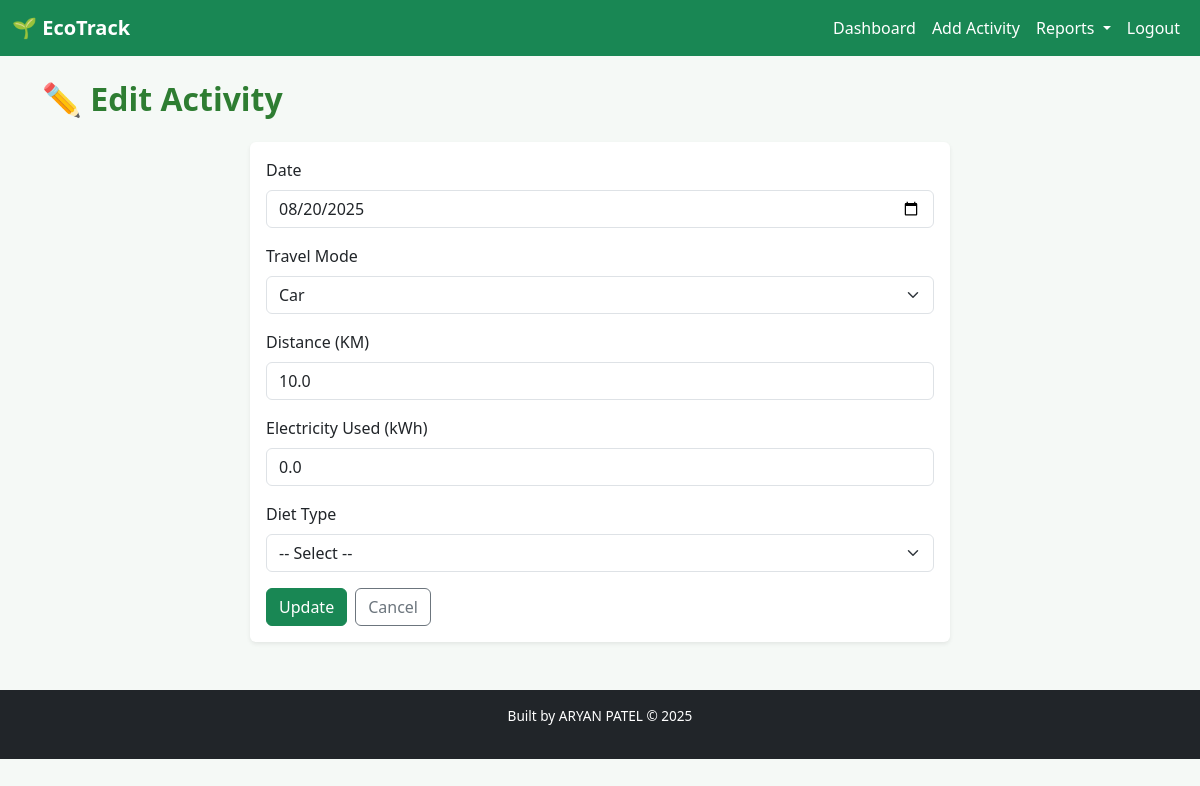
Page /activity/edit/11 (signed in) on the committed database.
### tables this page shows
CREATE TABLE activities (
            id INTEGER PRIMARY KEY AUTOINCREMENT,
            user_id INTEGER NOT NULL,
            date TEXT NOT NULL,
            travel_mode TEXT NOT NULL,
            travel_km REAL NOT NULL,
            electricity_kwh REAL NOT NULL,
            diet_type TEXT NOT NULL,
            co2_kg REAL NOT NULL,
            FOREIGN KEY(user_id) REFERENCES users(id)
        );

### app.py (the view, shortened to what this page needs)
@app.route("/activity/edit/<int:act_id>", methods=["GET","POST"])
def edit_activity(act_id):
    if not session.get("user_id"):
        return redirect(url_for("login"))
    con = get_db(); cur = con.cursor()
    cur.execute("SELECT * FROM activities WHERE id=? AND user_id=?", (act_id, session["user_id"]))
    row = cur.fetchone()
    if not row:
        con.close()
        flash("Activity not found or not authorized.", "warning")
        return redirect(url_for("dashboard"))
    activity = dict(row)
    con.close()
    return render_template("input.html", title="Edit Activity", default_date=activity["date"], activity=activity, edit=True)

### app.py (called while the page is built)
def get_db():
    con = sqlite3.connect(DB_PATH)
    con.row_factory = sqlite3.Row
    return con

@app.before_request
def ensure_db():
    init_db()

### templates/input.html (shortened to what this page needs)
{% extends "base.html" %}
{% block content %}
  <h2 class="mb-4">{% if edit %}✏️ Edit Activity{% else %}➕ Log New Activity{% endif %}</h2>
  <div class="card shadow-sm border-0 mx-auto" style="max-width:700px;">
    <div class="card-body">
      <form method="POST" action="{% if edit %}{{ url_for('edit_activity', act_id=activity.id) }}{% else %}{{ url_for('input_activity') }}{% endif %}">
        <div class="mb-3">
          <label for="date" class="form-label">Date</label>
          <input type="date" class="form-control" id="date" name="date" required value="{{ activity.date if activity else default_date }}">
        </div>
        <div class="mb-3">
          <label for="travel_mode" class="form-label">Travel Mode</label>
          <select class="form-select" id="travel_mode" name="travel_mode" required>
            {% set tm = (activity.travel_mode if activity else '') %}
            <option value="Car" {% if tm == 'Car' %}selected{% endif %}>Car</option>
          </select>
        </div>
        <div class="mb-3">
          <label for="travel_km" class="form-label">Distance (KM)</label>
          <input type="number" step="0.1" class="form-control" id="travel_km" name="travel_km" placeholder="Enter distance travelled" value="{{ activity.travel_km if activity else '' }}">
        </div>
        <div class="mb-3">
          <label for="electricity_kwh" class="form-label">Electricity Used (kWh)</label>
          <input type="number" step="0.1" class="form-control" id="electricity_kwh" name="electricity_kwh" placeholder="Enter electricity consumed" value="{{ activity.electricity_kwh if activity else '' }}">
        </div>
        <div class="mb-3">
          <label for="diet_type" class="form-label">Diet Type</label>
          {% set dt = (activity.diet_type if activity else '') %}
          <select class="form-select" id="diet_type" name="diet_type" required>
            <option value="">-- Select --</option>
          </select>
        </div>
        <div class="d-flex gap-2">
          <button type="submit" class="btn btn-success">{% if edit %}Update{% else %}Log Activity{% endif %}</button>
          <a href="{{ url_for('dashboard') }}" class="btn btn-outline-secondary">Cancel</a>
        </div>
      </form>
    </div>
  </div>
{% endblock %}

### static/style.css (style rules this page uses)
body { background: #f5f9f6; color: #333; }
h1, h2, h3 { color: #2e7d32; font-weight: 600; }

### rows in the picture
activities: date "08/20/2025", travel_mode "Car", travel_km "10.0", electricity_kwh "0.0"
